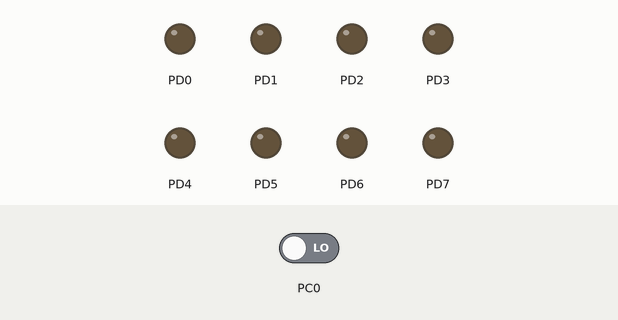
The program below on a simulated ATmega128, built with avr-gcc and emulated at 8 MHz. Parts: output pins drawn as LEDs (lit = HIGH). Dashed ring = blinking. Inputs (shaded band) come from the test bench; at power-on: PC0 LOW.

Above: at 1.2 s.
1.3 s: PC0 driven HIGH
At 1.67 s:
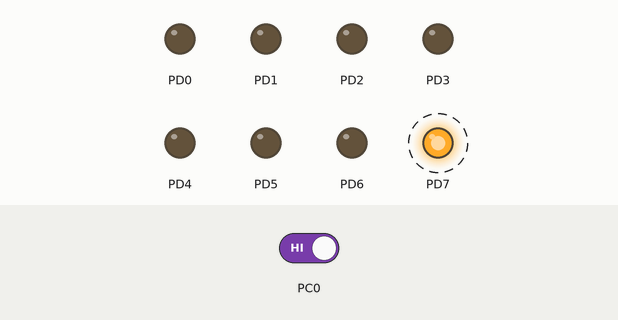
4.3 s: PC0 driven LOW
At 5.0 s:
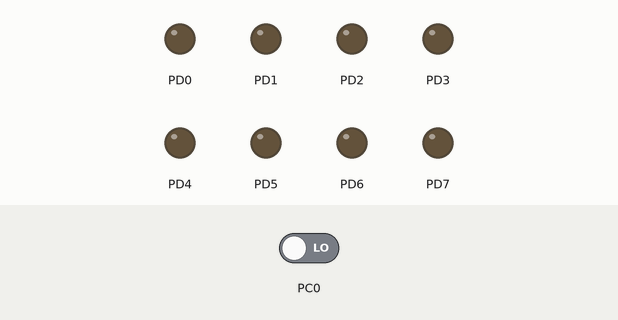
Timing chart, 0 to 7.3 s (numbered marks = the images above; inputs shaded):
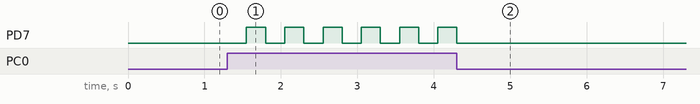

The program:

main.c
```c
/*
 * Week1-B3.c
 *
 * Created: 2-2-2019 11:21:13
 * Author : Gebruiker
 */

#define F_CPU 8000000L
#define ON 0xAA
#define OFF 0x55
#define ALL_OUTPUT 0b11111111;

#include <avr/io.h>
#include <util/delay.h>

void wait(int ms);
void blink();

int main(void)
{
	//row of buttons.
	DDRC = 0b00000000;

	//row of lamps
	DDRD = 0b11111111;

	while (1)
	{
		unsigned int pinc = PINC;

		//checks if pin is on.
		if((pinc & 1) > 0){
			blink();
		}
		else {
			PORTD = 0b00000000;
		}
	}

	return 1;
}

void blink(){
	wait(250);
	PORTD = 0b10000000;
	wait(250);
	PORTD = 0b00000000;
}

void wait( int ms )
{
	for (int i=0; i<ms; i++)
	{
		_delay_ms( 1 );		// library function (max 30 ms at 8MHz)
	}
}
```

Measured:
- after the input at 1.3 s, PD7: alternates HIGH for 0.25 s and LOW for 0.25 s, starting after 0.25 s
- after the input at 4.3 s, PD7: goes on until 4.3 s, then stays LOW
